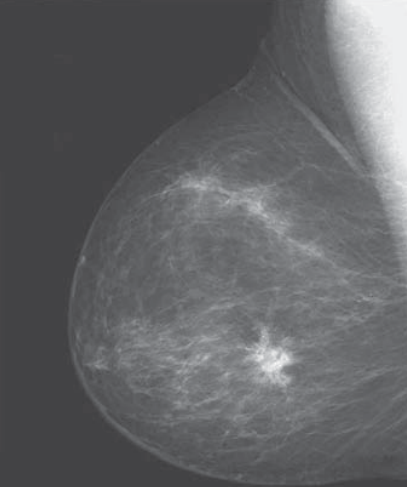
#> input picture Capitulo3/img/tomografia.png, 407 x 487 px
$ python histogramas.py
#> lines starting #> are read from the running program, lines starting #| are printed output that depends on the picture
import cv2
import numpy as np
import matplotlib.pyplot as plt

def CDF(img):

    imagen = np.zeros(256)
    acum = 0
    for i in range(0,256):
        imagen[i] = sum(img[0:i+1])

    return imagen


def PDF(img):
    imagen = np.zeros(256)

    for i in img:
        imagen[i] += 1

    return imagen/(len(img))

img = cv2.imread("img/tomografia.png",0)
#> img: shape (487, 407); min 60, max 249, mean 98.4

## Funcion de probabilidad de s
nelson = PDF(img.flatten())*CDF(PDF(img.flatten()))
#> the loop in PDF, `for i in img:` made 198209 passes
#> i on passes 1 to 3: 67, 67, 67
#> after the loop in PDF, `for i in img:`: imagen = 256 values, max 62385 at index 67, min 0 at index 0, mean 774.3
#> the loop in PDF (call 2), `for i in img:` made 198209 passes
#> in CDF, `imagen = np.zeros(256)`: imagen = 256 values from 0 to 0
#> after the loop in CDF, `for i in range(0,256):`: imagen = 256 values from 0 to 1
#> nelson = 256 values, max 0.1 at index 67, min 0 at index 0, mean 0.00216

### funcion "s"
# [6 lines of commented-out code are left out]

plt.plot(list(map(int,np.linspace(0,255,256))),nelson)
plt.show()
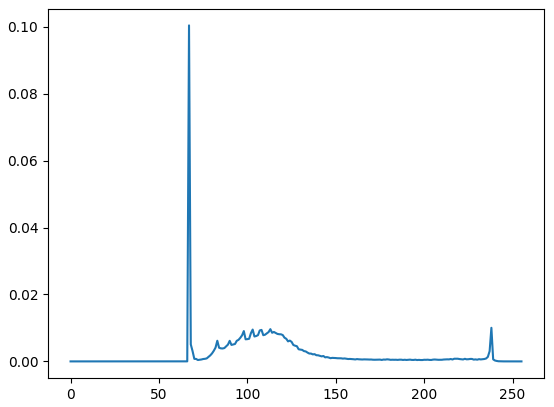
#> figure drawn by matplotlib, 1 panel; curve peaks at x = 67, y = 0.1

#plt.plot(list(map(int,np.linspace(0,255,256))), 255*CDF(PDF(img.flatten())))
#plt.show()


key = cv2.waitKey(0)
#> (key Esc is pressed here)

cv2.destroyAllWindows()
